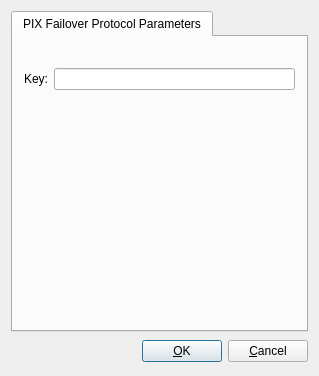
<?xml version="1.0" encoding="UTF-8"?>
<ui version="4.0">
 <class>pixFailoverOptionsDialog_q</class>
 <widget class="QDialog" name="pixFailoverOptionsDialog_q">
  <property name="geometry">
   <rect>
    <x>0</x>
    <y>0</y>
    <width>319</width>
    <height>376</height>
   </rect>
  </property>
  <property name="windowTitle">
   <string>PIX failover protocol settings</string>
  </property>
  <layout class="QGridLayout">
   <item row="1" column="0">
    <layout class="QHBoxLayout">
     <item>
      <spacer>
       <property name="orientation">
        <enum>Qt::Orientation::Horizontal</enum>
       </property>
       <property name="sizeType">
        <enum>QSizePolicy::Policy::Expanding</enum>
       </property>
       <property name="sizeHint" stdset="0">
        <size>
         <width>151</width>
         <height>27</height>
        </size>
       </property>
      </spacer>
     </item>
     <item>
      <widget class="QPushButton" name="buttonOk">
       <property name="text">
        <string>&amp;OK</string>
       </property>
       <property name="shortcut">
        <string/>
       </property>
       <property name="autoDefault">
        <bool>true</bool>
       </property>
       <property name="default">
        <bool>true</bool>
       </property>
      </widget>
     </item>
     <item>
      <widget class="QPushButton" name="buttonCancel">
       <property name="text">
        <string>&amp;Cancel</string>
       </property>
       <property name="shortcut">
        <string/>
       </property>
       <property name="autoDefault">
        <bool>true</bool>
       </property>
      </widget>
     </item>
    </layout>
   </item>
   <item row="0" column="0">
    <widget class="QTabWidget" name="tabWidget">
     <property name="tabShape">
      <enum>QTabWidget::TabShape::Rounded</enum>
     </property>
     <property name="currentIndex">
      <number>0</number>
     </property>
     <widget class="QWidget" name="tab">
      <attribute name="icon">
       <iconset>
        <normaloff>:/Icons/Options</normaloff>:/Icons/Options</iconset>
      </attribute>
      <attribute name="title">
       <string>PIX Failover Protocol Parameters</string>
      </attribute>
      <layout class="QGridLayout" name="gridLayout_109">
       <item row="0" column="1">
        <spacer>
         <property name="orientation">
          <enum>Qt::Orientation::Vertical</enum>
         </property>
         <property name="sizeType">
          <enum>QSizePolicy::Policy::Minimum</enum>
         </property>
         <property name="sizeHint" stdset="0">
          <size>
           <width>20</width>
           <height>20</height>
          </size>
         </property>
        </spacer>
       </item>
       <item row="1" column="0">
        <widget class="QLabel" name="pix_failover_key_label">
         <property name="enabled">
          <bool>true</bool>
         </property>
         <property name="toolTip">
          <string>PIX Failover Key</string>
         </property>
         <property name="layoutDirection">
          <enum>Qt::LayoutDirection::LeftToRight</enum>
         </property>
         <property name="text">
          <string>Key:</string>
         </property>
        </widget>
       </item>
       <item row="1" column="1">
        <widget class="QLineEdit" name="pix_failover_key">
         <property name="enabled">
          <bool>true</bool>
         </property>
        </widget>
       </item>
       <item row="2" column="1">
        <spacer>
         <property name="orientation">
          <enum>Qt::Orientation::Vertical</enum>
         </property>
         <property name="sizeHint" stdset="0">
          <size>
           <width>20</width>
           <height>40</height>
          </size>
         </property>
        </spacer>
       </item>
      </layout>
     </widget>
    </widget>
   </item>
  </layout>
 </widget>
 <layoutdefault spacing="6" margin="11"/>
 <tabstops>
  <tabstop>buttonOk</tabstop>
  <tabstop>buttonCancel</tabstop>
  <tabstop>tabWidget</tabstop>
 </tabstops>
 <resources>
  <include location="MainRes.qrc"/>
 </resources>
 <connections>
  <connection>
   <sender>buttonOk</sender>
   <signal>clicked()</signal>
   <receiver>pixFailoverOptionsDialog_q</receiver>
   <slot>accept()</slot>
   <hints>
    <hint type="sourcelabel">
     <x>316</x>
     <y>472</y>
    </hint>
    <hint type="destinationlabel">
     <x>193</x>
     <y>137</y>
    </hint>
   </hints>
  </connection>
  <connection>
   <sender>buttonCancel</sender>
   <signal>clicked()</signal>
   <receiver>pixFailoverOptionsDialog_q</receiver>
   <slot>reject()</slot>
   <hints>
    <hint type="sourcelabel">
     <x>397</x>
     <y>472</y>
    </hint>
    <hint type="destinationlabel">
     <x>20</x>
     <y>20</y>
    </hint>
   </hints>
  </connection>
 </connections>
</ui>
